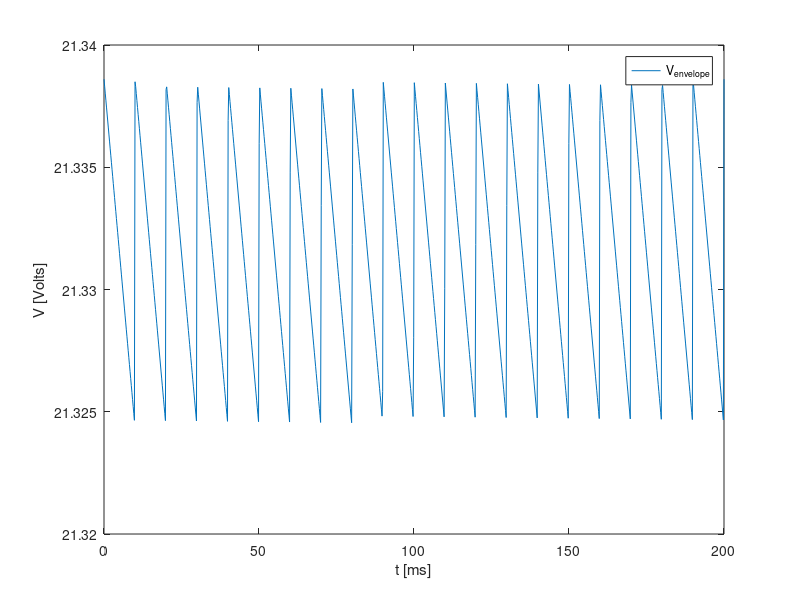
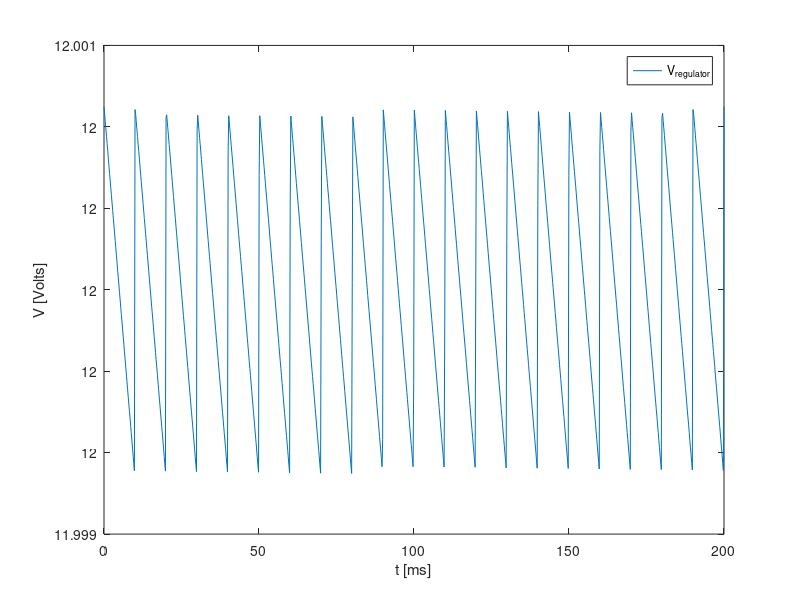
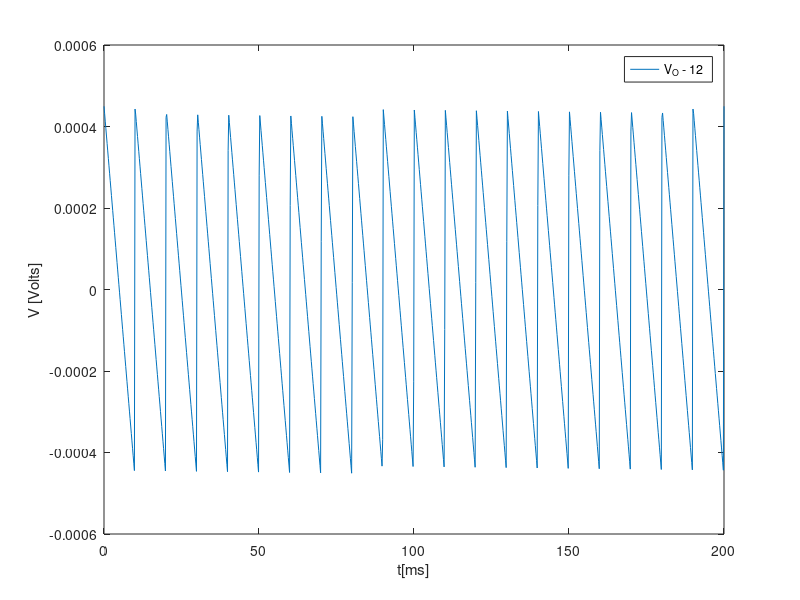

The MATLAB script that drew these images, in order:
close all
clear all
format long

%-------------------------------------------------------------------------------
% AC/DC CONVERTER
%-------------------------------------------------------------------------------

f = 50
w=2*pi*f
v_in = 230


% Transformer n:1

n = 10.7785890358

A = v_in/n


% Envelope Detector 

t=linspace(0, 10/f, 1000);

R_env = 150000  % envelope detector resistance 
C_env = 100e-6  % envelope detector capacitor

vS_env = A*cos(w*t)

vOhr = zeros(1, length(t));
vO_env = zeros(1, length(t));

tOFF = 1/w * atan(1/w/R_env/C_env);

vOnexp = A*cos(w*tOFF)*exp(-(t-tOFF)/R_env/C_env);

%Half wave rectifier
%for i=1:length(t)
%	  if (vS_env(i) > 0)
%	    vOhr(i) = vS_env(i);
%	  else
%	    vOhr(i) = 0;
%	  endif
%endfor

%Full wave rectifier
for i=1:length(t)
	  vOhr(i) = abs(vS_env(i));
endfor


for i=1:length(t)
  if t(i) < tOFF
    vO_env(i) = vOhr(i);
  elseif vOnexp(i) > vOhr(i) % t = tON
    vO_env(i) = vOnexp(i);
  else 
    tOFF = tOFF + 1/f/2;
    vOnexp = A*abs(cos(w*tOFF))*exp(-(t-tOFF)/R_env/C_env);
    vO_env(i) = vOhr(i);
  endif
endfor

ripple_env = max(vO_env) - min(vO_env)



% Voltage Regulator

vO_reg = zeros(1, length(t));
VO_reg = 0;
vo_reg = zeros(1, length(t));

Vt = 0.026;
Is = 1e-14;
eta = 1
Rreg = 5000

n_diodes = 18;
VON = 12/n_diodes;

Rd = Vt*eta/(Is*exp(VON/(eta*Vt)))

if mean(vO_env) >= VON*n_diodes
  VO_reg = VON*n_diodes;
else
  VO_reg = mean(vO_env);
endif


for i = 1:length(t)
  if vO_env(i) >= n_diodes*VON
    vo_reg(i) = n_diodes*Rd/(n_diodes*Rd+Rreg) * (vO_env(i)-mean(vO_env));
  else
    vo_reg(i) = vO_env(i)-mean(vO_env);
  endif
endfor

vO_reg = VO_reg + vo_reg;

ripple_reg = max(vO_reg)-min(vO_reg) 

%hf=figure();
%plot(t*1000, vOhr, t*1000, vO_env, t*1000, vO_reg);
%title("Output voltage");
%xlabel ("t[ms]");
%legend("rectified","envelope", "regulator");
%print (hf,"vO_env&vOhr&vO_reg.eps", "-depsc");

%hfr=figure();
%plot(t*1000, vOhr);
%xlabel ("t [ms]");
%ylabel ("V [Volts]");
%legend("V_{rectified}");
%print (hfr,"vOhr.eps", "-depsc");

hfenv=figure();
plot(t*1000, vO_env);
xlabel ("t [ms]");
ylabel ("V [Volts]");
legend("V_{envelope}");
print (hfenv,"vO_env.eps", "-depsc");

hfreg=figure();
plot(t*1000, vO_reg);
xlabel ("t [ms]");
ylabel ("V [Volts]");
legend("V_{regulator}");
print (hfreg,"vO_reg.eps", "-depsc");

% Deviations (vO - 12) 

hfc = figure();
title("Deviations from DC voltage 12V")
plot (t*1000,vO_reg-12);
xlabel ("t[ms]")
ylabel ("V [Volts]")
legend('V_{O} - 12 ');
print (hfc, "deviation.eps", "-depsc");


cost = R_env/1000 + Rreg/1000 + C_env*1e6 + n_diodes*0.1+0.4

merit = 1/(cost*(ripple_reg + abs(mean(vO_reg) - 12) + 1e-6))

printf('op_TAB\n');
printf('n = %f\n$R_{envelope}$  [kOhm] = %f\n$C_{envelope}$  [uF] = %f\n$R_{regulator}$  [kOhm] = %f\n', n, R_env/1000, C_env*1e6, Rreg/1000);
printf('op_END\n');

printf('op2_TAB\n');
printf('$Avarage(v_O)$  [V] = %f\n$Ripple(v_O)$  [V] = %f\n$Cost$  [MU] = %f\n$Merit$ = %f\n', mean(vO_reg), ripple_reg , cost, merit);
printf('op2_END\n');
